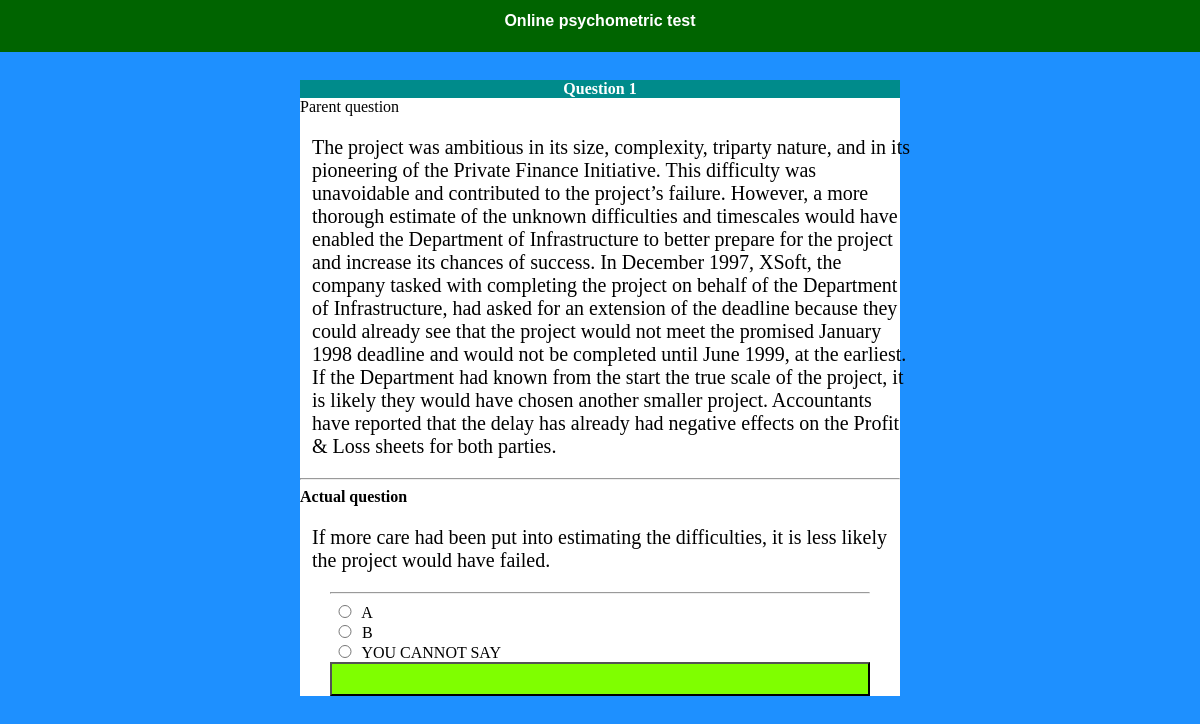
Page /test.php on the committed database.
### tables this page shows
CREATE TABLE `sample_questions` (
  `id` int(11) NOT NULL,
  `test_id` int(100) NOT NULL,
  `question_number` varchar(50) NOT NULL,
  `parent_question` longtext NOT NULL,
  `question` longtext NOT NULL,
  `option_a` longtext NOT NULL,
  `option_b` longtext NOT NULL,
  `option_c` longtext NOT NULL,
  `answer` varchar(50) NOT NULL
);

### test.php (the view, shortened to what this page needs)
<!DOCTYPE>
<html>
    <head>
    </head>
    <body>
        <section class = "container">
        <section id  = "top">
       <strong>  Online psychometric test   </strong>
        </section>
            <?php
$db = new connect();
$conn = $db->get_conn();
            $sql = " select * from sample_questions  ";
    $result = mysqli_query ($conn,$sql);
            $counter = 1;
        echo '
            <form action ="submit.php?vkey=1004a6c44a6c4013fbf18d4560811b6e" method = "post">
            ';
    while ($row = mysqli_fetch_array ($result))
           {
     $track = $counter;
        echo '
            <section class = "box" id = "box'.$counter.'">
            <div id = "quest" > <strong> Question '.$counter++.'</strong></div>
            <div id = "header"> <stron>  Parent question </strong> <br></div>
            '.$row['parent_question']. ' <hr>
            <div id = "header"> <strong> Actual question </strong> <br></div>
            '.$row['question']. '
            <div id = "answers">
                <hr/>
            <input class = "rad" type="radio" name ="rad'.$track.'" value ="A" > A <br>
            <input  class = "rad" type="radio" name ="rad'.$track.'" value ="B" > B <br>
            <input  class = "rad" type="radio" name ="rad'.$track.'" value ="C" > YOU CANNOT SAY <br>
            </div>
            ';
        if ($counter != 6)
        {
            echo '
            <input type = "button" name ="not"  onclick="next('.$counter.')" class = "button" placeholde= "Next" >';
        }
        else
        {
           echo '
            <button style = "display:none" id = "finish" name = "submit"  class = "button"> Finish </button>
            ';
        }
        echo '
        </section>
            ';
    }
        echo '
            </form>
            ';
        ?>
    </body>
</html>

### test.php (style rules this page uses)
body { background-color: dodgerblue; }
.container { position: absolute; width: 100%; height: 100%; left: 0%; top: 0%; }
#top { position: absolute; width: 100%; top: 0%; left: 0%; height: 5%; text-align: center; font-size: 100%; padding-top: 1%; font-family: sans-serif; background-color: darkgreen; color: white; }
.box { position: absolute; width: 50%; left: 25%; top: 10%; height: auto; background-color: white; display: none; }
#box1 { display: block; }
.box p { position: relative; text-align: left; left: 2%; top: 5%; font-size: 20px; }
.button { position: relative; width: 90%; height: 10%; left: 5%; background-color: chartreuse; text-align: center; font-size: 24px; font-family: sans-serif; }
#quest { position: relative; height: 10%; width: 100%; left: 0%; background-color: darkcyan; text-align: center; color: white; }
#answers { position: relative; width: 90%; height: 40%; left: 5%; background-color: ; }
.rad { width: 20px; left: 0%; border-radius: 1px solid green; }

### rows in the picture
sample_questions: parent_question "The project was ambitious in its size, complexity, triparty nature, and in its pioneering of the Private Finance Initiative. This difficulty was unavoidable and contributed to the project’s failure. However, a more thorough estimate of the unknown difficulties and timescales would have enabled the Department of Infrastructure to better prepare for the project and increase its chances of success. In December 1997, XSoft, the company tasked with completing the project on behalf of the Department of Infrastructure, had asked for an extension of the deadline because they could already see that the project would not meet the promised January 1998 deadline and would not be completed until June…", question "If more care had been put into estimating the difficulties, it is less likely the project would have failed."
